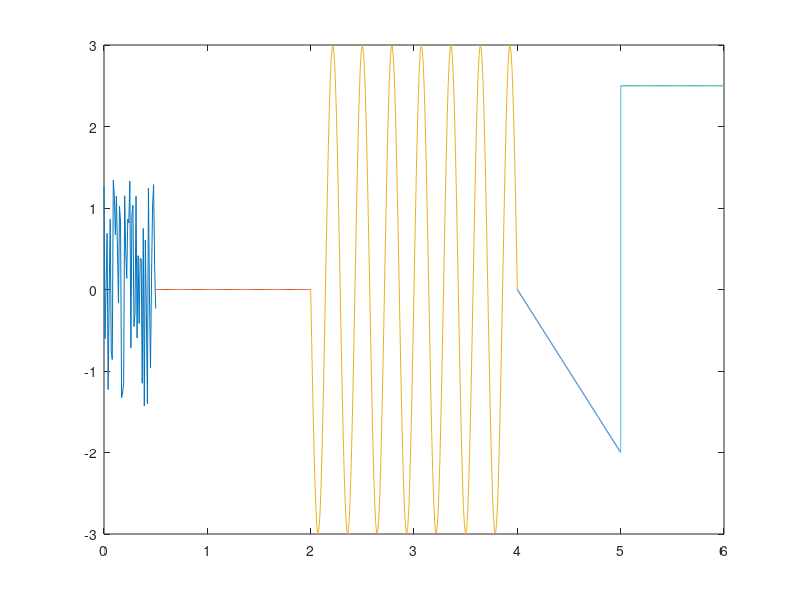

Write the MATLAB code that produced this figure.
%% 3.Laboratorijas darbs
% Ričards Eglītis REBCO2


%% DARBA UZDEVUMS
% *jaizmanto datu filtracija un failu jadefine ka funkciju ar attiecigiem
% ieejas argumentiem un atgriezamajam vertibam
%% TROKSNA SIGNALS
t_noise = 0:0.01:0.5;
y_noise = 3*rand(size(t_noise))-1.5;
plot(t_noise, y_noise)
axis([0 6 -3 3])
hold on
%% NULLES SIGNALS
t_zero=0.5:0.01:2;
y_zero=0*ones(size(t_zero));
plot(t_zero, y_zero)
%% SINUSOIDA
t_sin = 2:0.01:4;
A0=0; A=3; T=(3-1)/3.5; f = 2/T;
delay = 1;
y_sin = A0+A*sin(2*pi*f*(t_sin-delay));
plot(t_sin, y_sin)
%% LINEARI MAINIGS SIGNALS
t_saw=4:0.01:5;
%% MAINIGAIS k=(y_a-y_b)/(t_a-t_b)
k= (2 + 2 ) / (6-8);
delay=4;
y_saw=k*(t_saw-delay);
plot(t_saw,y_saw);
%% KONSTANTE
t_const=5:0.01:6;
% y_const = [2.5 2.5 2.5 % 201 reizi atk#rto]
y_const = 2.5*ones(size(t_const));
plot(t_const,y_const)
%% VEKTORU APVIENOSANA
t = [ t_saw, t_const,];
y=[y_saw,y_const];
plot(t,y)
% hold on
%% 3.darba uzdevuma grafiks
%
% <<../labo3.jpg>>
%

%% Secinajumi
%Veicot 2.laboratorijas darbu grutibas sagādāja izveidot grafiku un pievienot "legend".Viss parejais ar mazliet uzmanibas tika veikts bez probliemam.
%Šajā darbā iemācijos funkcijas arpēķināšanu ar solve palīdzību, izmantot preffy funkciju, sameklēt integrāli un atrast atvasinajumu, un to uzzimet uz x,y asim.
%Sapratu, kas ir matlab simboliska pakete.